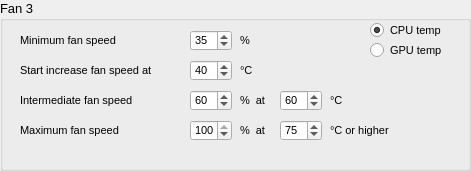
     <widget class="QGroupBox" name="groupBoxConfigFan3">
      <property name="geometry">
       <rect>
        <x>20</x>
        <y>400</y>
        <width>471</width>
        <height>171</height>
       </rect>
      </property>
      <property name="font">
       <font>
        <pointsize>10</pointsize>
        <weight>50</weight>
        <bold>false</bold>
       </font>
      </property>
      <property name="title">
       <string>Fan 3</string>
      </property>
      <property name="flat">
       <bool>false</bool>
      </property>
      <property name="checkable">
       <bool>false</bool>
      </property>
      <widget class="QLabel" name="label_37">
       <property name="geometry">
        <rect>
         <x>20</x>
         <y>30</y>
         <width>151</width>
         <height>21</height>
        </rect>
       </property>
       <property name="font">
        <font>
         <pointsize>8</pointsize>
        </font>
       </property>
       <property name="text">
        <string>Minimum fan speed</string>
       </property>
      </widget>
      <widget class="QSpinBox" name="spinBoxMinSpeedFan3">
       <property name="geometry">
        <rect>
         <x>190</x>
         <y>30</y>
         <width>42</width>
         <height>21</height>
        </rect>
       </property>
       <property name="font">
        <font>
         <pointsize>8</pointsize>
        </font>
       </property>
       <property name="maximum">
        <number>100</number>
       </property>
       <property name="singleStep">
        <number>1</number>
       </property>
       <property name="value">
        <number>35</number>
       </property>
      </widget>
      <widget class="QLabel" name="label_38">
       <property name="geometry">
        <rect>
         <x>20</x>
         <y>60</y>
         <width>241</width>
         <height>21</height>
        </rect>
       </property>
       <property name="font">
        <font>
         <pointsize>8</pointsize>
        </font>
       </property>
       <property name="text">
        <string>Start increase fan speed at </string>
       </property>
      </widget>
      <widget class="QSpinBox" name="spinBoxStartIncreaseSpeedFan3">
       <property name="geometry">
        <rect>
         <x>190</x>
         <y>60</y>
         <width>42</width>
         <height>21</height>
        </rect>
       </property>
       <property name="font">
        <font>
         <pointsize>8</pointsize>
        </font>
       </property>
       <property name="maximum">
        <number>100</number>
       </property>
       <property name="singleStep">
        <number>1</number>
       </property>
       <property name="value">
        <number>40</number>
       </property>
      </widget>
      <widget class="QLabel" name="label_39">
       <property name="geometry">
        <rect>
         <x>240</x>
         <y>90</y>
         <width>101</width>
         <height>21</height>
        </rect>
       </property>
       <property name="font">
        <font>
         <pointsize>8</pointsize>
        </font>
       </property>
       <property name="text">
        <string>%  at</string>
       </property>
      </widget>
      <widget class="QSpinBox" name="spinBoxIntermediateTempFan3">
       <property name="geometry">
        <rect>
         <x>280</x>
         <y>90</y>
         <width>42</width>
         <height>21</height>
        </rect>
       </property>
       <property name="font">
        <font>
         <pointsize>8</pointsize>
        </font>
       </property>
       <property name="maximum">
        <number>100</number>
       </property>
       <property name="singleStep">
        <number>1</number>
       </property>
       <property name="value">
        <number>60</number>
       </property>
      </widget>
      <widget class="QSpinBox" name="spinBoxIntermediateSpeedFan3">
       <property name="geometry">
        <rect>
         <x>190</x>
         <y>90</y>
         <width>42</width>
         <height>21</height>
        </rect>
       </property>
       <property name="font">
        <font>
         <pointsize>8</pointsize>
        </font>
       </property>
       <property name="maximum">
        <number>100</number>
       </property>
       <property name="singleStep">
        <number>1</number>
       </property>
       <property name="value">
        <number>60</number>
       </property>
      </widget>
      <widget class="QLabel" name="label_40">
       <property name="geometry">
        <rect>
         <x>20</x>
         <y>90</y>
         <width>151</width>
         <height>21</height>
        </rect>
       </property>
       <property name="font">
        <font>
         <pointsize>8</pointsize>
        </font>
       </property>
       <property name="text">
        <string>Intermediate fan speed </string>
       </property>
      </widget>
      <widget class="QLabel" name="label_41">
       <property name="geometry">
        <rect>
         <x>330</x>
         <y>90</y>
         <width>111</width>
         <height>21</height>
        </rect>
       </property>
       <property name="font">
        <font>
         <pointsize>8</pointsize>
        </font>
       </property>
       <property name="text">
        <string>°C</string>
       </property>
      </widget>
      <widget class="QLabel" name="label_42">
       <property name="geometry">
        <rect>
         <x>240</x>
         <y>60</y>
         <width>111</width>
         <height>21</height>
        </rect>
       </property>
       <property name="font">
        <font>
         <pointsize>8</pointsize>
        </font>
       </property>
       <property name="text">
        <string>°C</string>
       </property>
      </widget>
      <widget class="QLabel" name="label_43">
       <property name="geometry">
        <rect>
         <x>240</x>
         <y>30</y>
         <width>111</width>
         <height>21</height>
        </rect>
       </property>
       <property name="font">
        <font>
         <pointsize>8</pointsize>
        </font>
       </property>
       <property name="text">
        <string>%</string>
       </property>
      </widget>
      <widget class="QLabel" name="label_44">
       <property name="geometry">
        <rect>
         <x>20</x>
         <y>120</y>
         <width>151</width>
         <height>21</height>
        </rect>
       </property>
       <property name="font">
        <font>
         <pointsize>8</pointsize>
        </font>
       </property>
       <property name="text">
        <string>Maximum fan speed </string>
       </property>
      </widget>
      <widget class="QSpinBox" name="spinBoxMaxSpeedFan3">
       <property name="geometry">
        <rect>
         <x>190</x>
         <y>120</y>
         <width>42</width>
         <height>21</height>
        </rect>
       </property>
       <property name="font">
        <font>
         <pointsize>8</pointsize>
        </font>
       </property>
       <property name="maximum">
        <number>100</number>
       </property>
       <property name="singleStep">
        <number>1</number>
       </property>
       <property name="value">
        <number>100</number>
       </property>
      </widget>
      <widget class="QLabel" name="label_45">
       <property name="geometry">
        <rect>
         <x>240</x>
         <y>120</y>
         <width>101</width>
         <height>21</height>
        </rect>
       </property>
       <property name="font">
        <font>
         <pointsize>8</pointsize>
        </font>
       </property>
       <property name="text">
        <string>%  at</string>
       </property>
      </widget>
      <widget class="QLabel" name="label_46">
       <property name="geometry">
        <rect>
         <x>330</x>
         <y>120</y>
         <width>111</width>
         <height>21</height>
        </rect>
       </property>
       <property name="font">
        <font>
         <pointsize>8</pointsize>
        </font>
       </property>
       <property name="text">
        <string>°C or higher</string>
       </property>
      </widget>
      <widget class="QSpinBox" name="spinBoxMaxTempFan3">
       <property name="geometry">
        <rect>
         <x>280</x>
         <y>120</y>
         <width>42</width>
         <height>21</height>
        </rect>
       </property>
       <property name="font">
        <font>
         <pointsize>8</pointsize>
        </font>
       </property>
       <property name="maximum">
        <number>100</number>
       </property>
       <property name="singleStep">
        <number>1</number>
       </property>
       <property name="value">
        <number>75</number>
       </property>
      </widget>
      <widget class="QRadioButton" name="radioButtonCPUFan3">
       <property name="geometry">
        <rect>
         <x>370</x>
         <y>20</y>
         <width>95</width>
         <height>20</height>
        </rect>
       </property>
       <property name="font">
        <font>
         <pointsize>8</pointsize>
        </font>
       </property>
       <property name="text">
        <string>CPU temp</string>
       </property>
       <property name="checked">
        <bool>true</bool>
       </property>
      </widget>
      <widget class="QRadioButton" name="radioButtonGPUFan3">
       <property name="geometry">
        <rect>
         <x>370</x>
         <y>40</y>
         <width>95</width>
         <height>20</height>
        </rect>
       </property>
       <property name="font">
        <font>
         <pointsize>8</pointsize>
        </font>
       </property>
       <property name="text">
        <string>GPU temp</string>
       </property>
      </widget>
     </widget>
